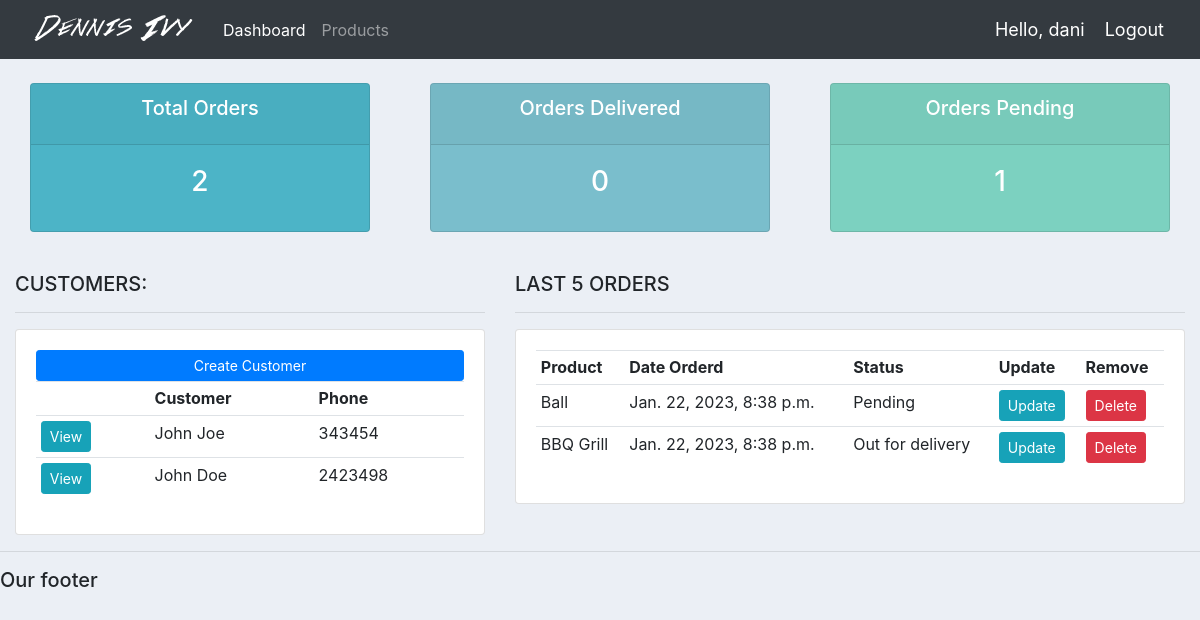
Page / (signed in) on the earlier database version.
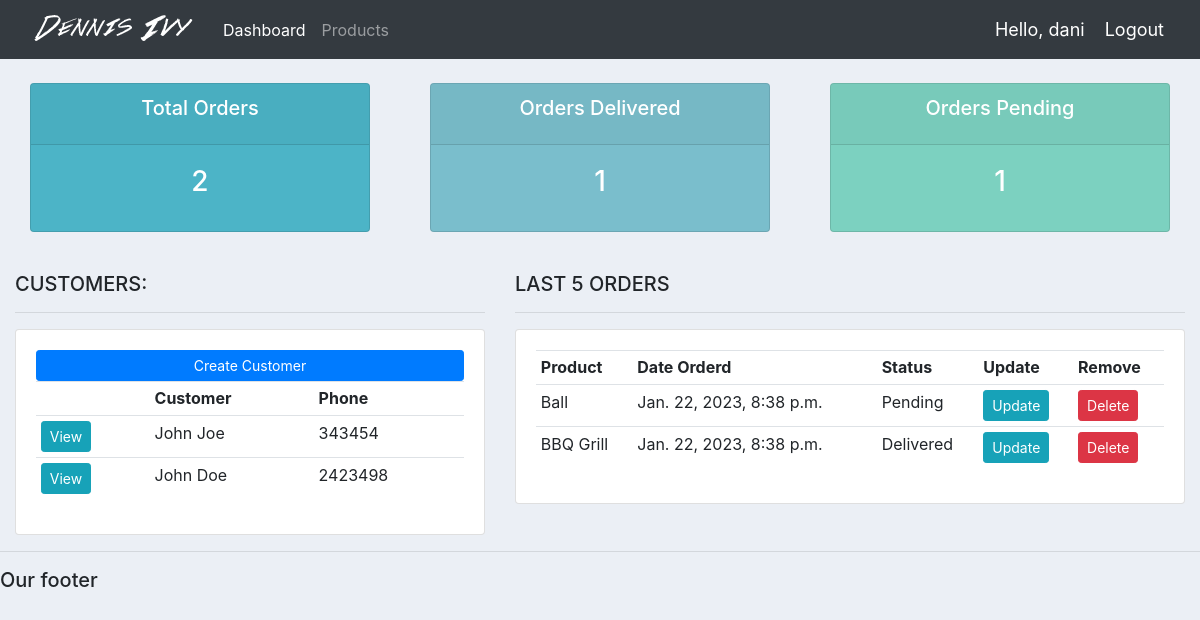
Same page on the later database version.
### accounts/models.py (models this page shows, shortened)
class Order(models.Model):
    STATUS = (
        ('Pending', 'Pending'),
        ('Out for delivery', 'Out for delivery'),
        ('Delivered', 'Delivered'),
    )
    customer = models.ForeignKey(Customer, null=True, on_delete=models.SET_NULL) #relationship... relatii una la mai multe
    product = models.ForeignKey(Product, null=True, on_delete=models.SET_NULL)
    date_created =models.DateTimeField(auto_now_add=True)
    status = models.CharField(max_length=200, null=True, choices=STATUS)
    note = models.CharField(max_length=1000, null=True)

class Product(models.Model):
    CATEGORY = (
        ('Indoor', 'Indoor'),
        ('Out Door', 'Out Door'),
    )
    name = models.CharField(max_length=200, null=True)
    price = models.FloatField(null=True)
    category = models.CharField(max_length=200, null=True, choices=CATEGORY)
    description = models.CharField(max_length=200, null=True, blank=True)
    date_created = models.DateTimeField(auto_now_add=True)
    tags = models.ManyToManyField(Tag)
    def __str__(self):
        return self.name

### accounts/views.py (the view)
# urls.py: path('', views.home, name="home"),
@login_required(login_url='login')
def home(request):
    orders = Order.objects.all()
    customers = Customer.objects.all()
    total_customers = customers.count()
    total_orders = orders.count()
    delivered = orders.filter(status='Delivered').count()
    pending = orders.filter(status='Pending').count()
    context = {'orders':orders, 'customers':customers,
                'total_orders': total_orders, 'delivered': delivered,
                'pending': pending}
    return render(request, 'accounts/dashboard.html', context)

### accounts/templates/accounts/dashboard.html
{% extends 'accounts/main.html' %}
{% block content %}
{% include 'accounts/status.html' %}
<br>
<div class="row">
    <div class="col-md-5">
        <h5>CUSTOMERS:</h5>
        <hr>
        <div class="card card-body">
            <a class="btn btn-primary btn-sm btn-block" href="">Create Customer
            </a>
            <table class="table table-sm">
                <tr>
                    <th></th>
                    <th>Customer</th>
                    <th>Phone</th>
                </tr>
                {% for customer in customers %}
                    <tr>
                        <td><a class="btn btn-sm btn-info" href="{% url 'customer' customer.id %}">View</a></td>
                        <td>{{customer.name}}</td>
                        <td>{{customer.phone}}</td>
                    </tr>
                {% endfor %}
            </table>
        </div>
    </div>
    <div class="col-md-7">
        <h5>LAST 5 ORDERS</h5>
        <hr>
        <div class="card card-body">
            <table class="table table-sm">
                <tr>
                    <th>Product</th>
                    <th>Date Orderd</th>
                    <th>Status</th>
                    <th>Update</th>
                    <th>Remove</th>
                </tr>
                {% for order in orders %}
                    <tr>
                        <td>{{order.product}}</td>
                        <td>{{order.date_created}}</td>
                        <td>{{order.status}}</td>
                        <td><a class="btn btn-sm btn-info" href="{% url 'update_order' order.id %}">Update</a></td>
                        <td><a class="btn btn-sm btn-danger" href="{% url 'delete_order' order.id %}">Delete</a></td>
                    </tr>
                {% endfor %}
            </table>
        </div>
    </div>
</div>
{% endblock %}

Differences in the rows shown:
changed Order "BBQ Grill": status "Out for delivery" → "Delivered"
Other differences:
{{ delivered }}: "0" → "1"
